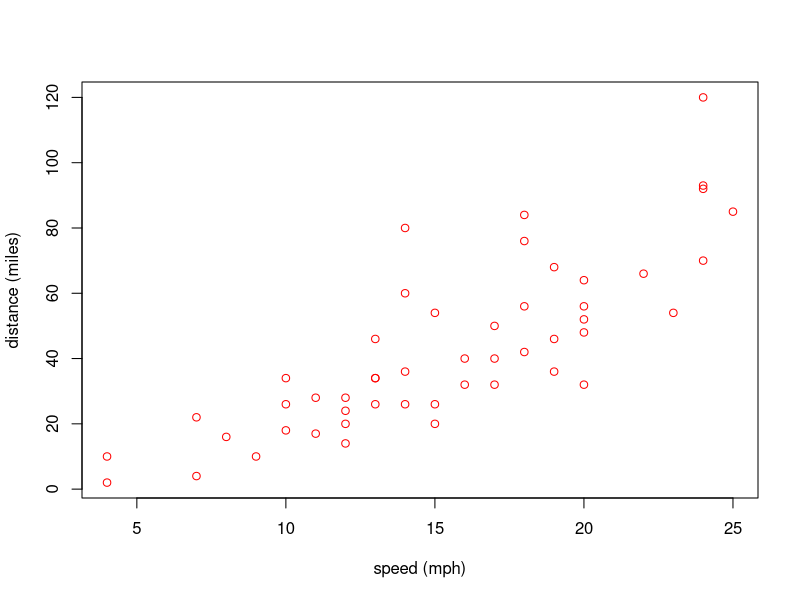

Source code (R):
## ---- chunk 1
knitr::opts_chunk$set(echo=TRUE)

## ---- chunk 2
plot(cars, col="red", xlab="speed (mph)", ylab = "distance (miles)")
## ---- chunk 3
library(knitr)
kable(summary(cars))
